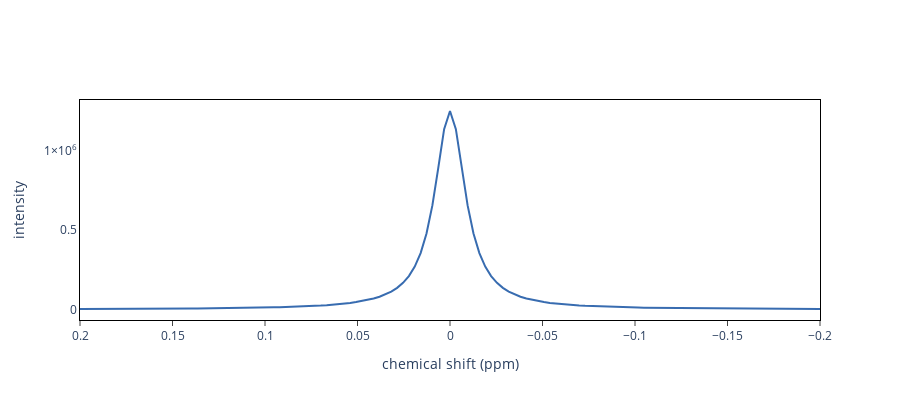

Notebook code for this chart:
### Code cell
fig.update_layout(autosize=False, width=900, height=400)
fig.show()
